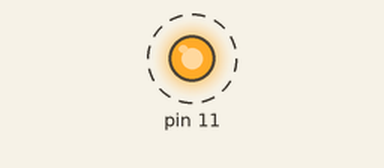
Recording of a sketch running on a simulated Arduino Uno, built with avr-gcc and run on an emulated ATmega328P. On the bench: output pins drawn as LEDs (lit = HIGH). Dashed ring = blinking.

Above: at 0.5 s.
Timing chart, 0 to 4.6 s (numbered marks = the images above):
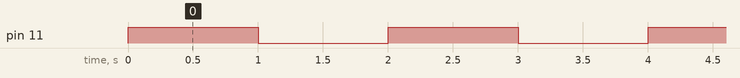

The sketch:

SimpleLight.ino
```cpp
// Jonathan Mehmannavaz ©
// How to turn on the light

void setup() {

  // DDRB or value of PB5 at one. DDRX : data direction register
  DDRB |= (1 << PB3);
}

void loop() {

// PortB or value of PB5 at one.
 PORTB |= (1 << PD3);
_delay_ms(1000);

// PortB and value of PB5 at zero.
 PORTB &= ~(1 << PD3);
_delay_ms(1000);

}
```

Measured:
- by itself, pin 11: alternates HIGH for 1.0 s and LOW for 1.0 s
